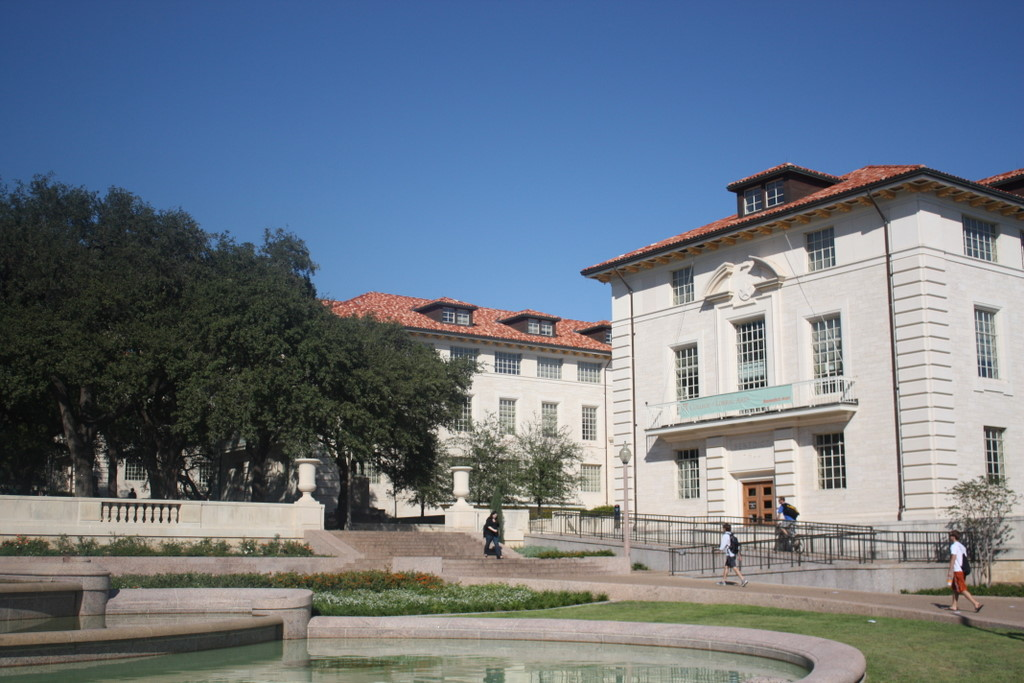
#> input picture right.jpg, 1024 x 683 px
$ python image_stitching.py
#> lines starting #> are read from the running program, lines starting #| are printed output that depends on the picture
import numpy as np
import cv2

right_image = cv2.imread('right.jpg',0)
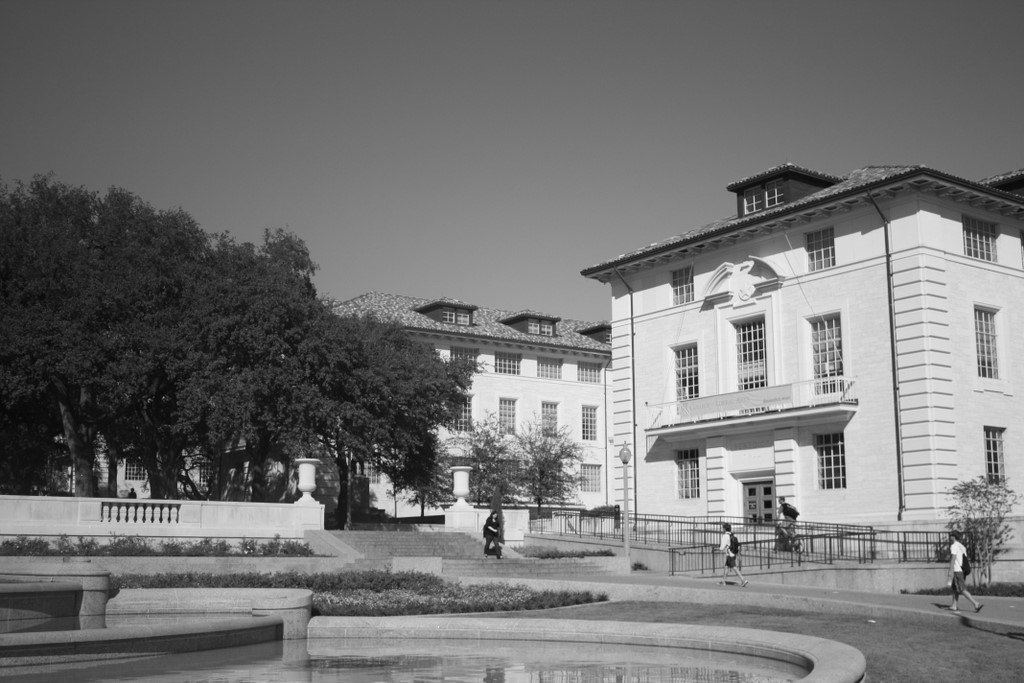
#> right_image: shape (683, 1024); min 3, max 255, mean 117
left_image = cv2.imread('left.jpg',0)
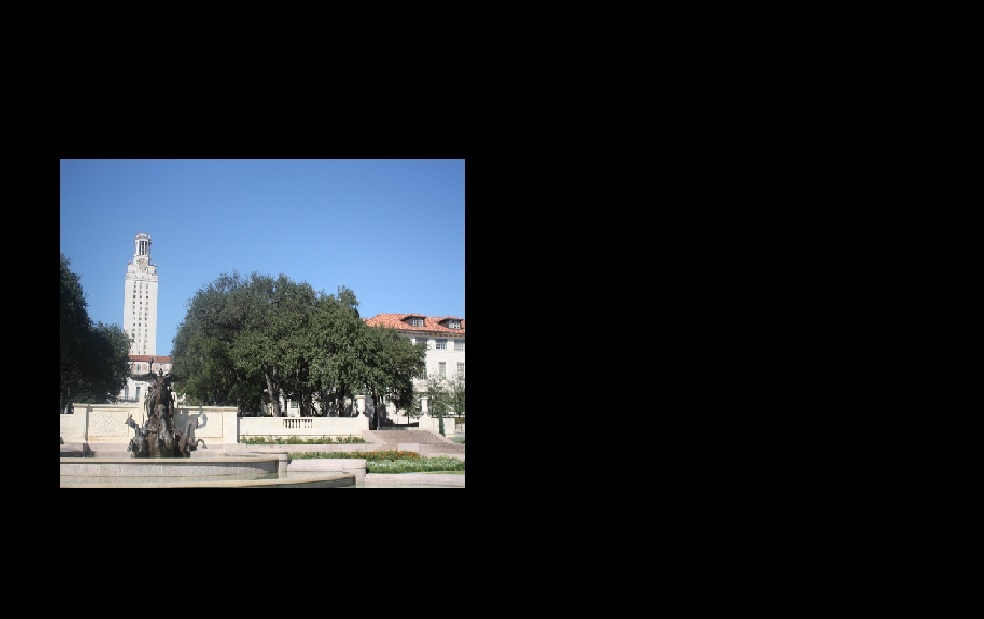
#> input picture left.jpg, 984 x 619 px
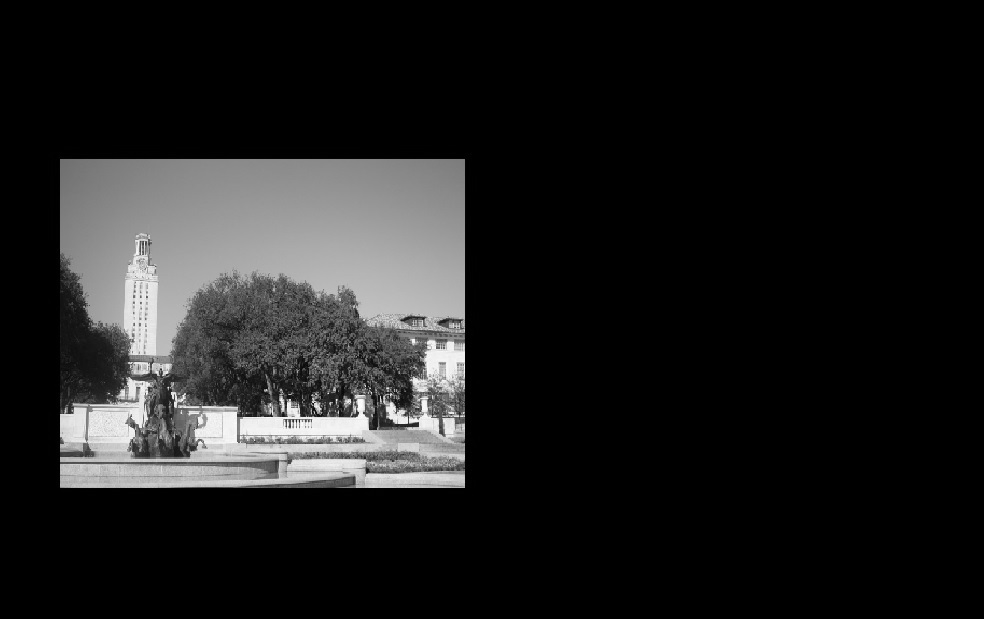
#> left_image: shape (619, 984); min 0, max 255, mean 30

det_akaze = cv2.AKAZE_create()

# using SIFT detect the keypoints and descriptors
key_p1, descriptor1 = det_akaze.detectAndCompute(right_image, None)
#> key_p1 = 2237 keypoints; strongest (x, y, size): (957, 548, 8.1), (439, 520, 8.1), (792, 513, 8.1), (444, 354, 8.1)
key_p2, descriptor2 = det_akaze.detectAndCompute(left_image, None)
#> key_p2 = 816 keypoints; strongest (x, y, size): (457, 479, 11.4), (445, 363, 32.3), (446, 360, 22.8), (379, 421, 16.1)

# use BFMatcher to match descriptor
bf_match = cv2.BFMatcher(cv2.NORM_HAMMING, crossCheck=True)
matches_found = bf_match.match(descriptor1,descriptor2)
#> matches_found = 369 matches

# Based on their distance sort the matches
matches_found = sorted(matches_found, key = lambda x:x.distance)
# print(matches_found)

source_points = np.float32([ key_p1[matches_found[m].queryIdx].pt for m in range(0, 20) ]).reshape(-1,1,2)
#> source_points = 20 rows, first 8: [451.7, 417.5], [279.5, 490.4], [215.1, 487.3], [461.9, 400.7], [475.5, 412.8], [119.1, 200], [290.7, 252.2], [328.2, 287.6]
destination_points = np.float32([ key_p2[matches_found[m].trainIdx].pt for m in range(0, 20) ]).reshape(-1,1,2)
#> destination_points = 20 rows, first 8: [419.8, 373], [348.7, 411.4], [324.2, 412.5], [421.1, 364.3], [429.2, 369.8], [282.3, 280.1], [347.9, 296.9], [366.9, 314.4]
# print(source_points)
# print(destination_points)

homograph_val, mask = cv2.findHomography(source_points, destination_points, cv2.RANSAC)
#> homograph_val = [[0.298, 0.0151, 234.4], [-0.0981, 0.437, 196.1], [-0.000202, -2.79e-05, 1]]; mask = 20 values, max 1 at index 0, min 0 at index 7, mean 0.95

# Use homography
height, width = right_image.shape
#> height = 683; width = 1024
im1Reg_right = cv2.warpPerspective(right_image, homograph_val, (width, height))
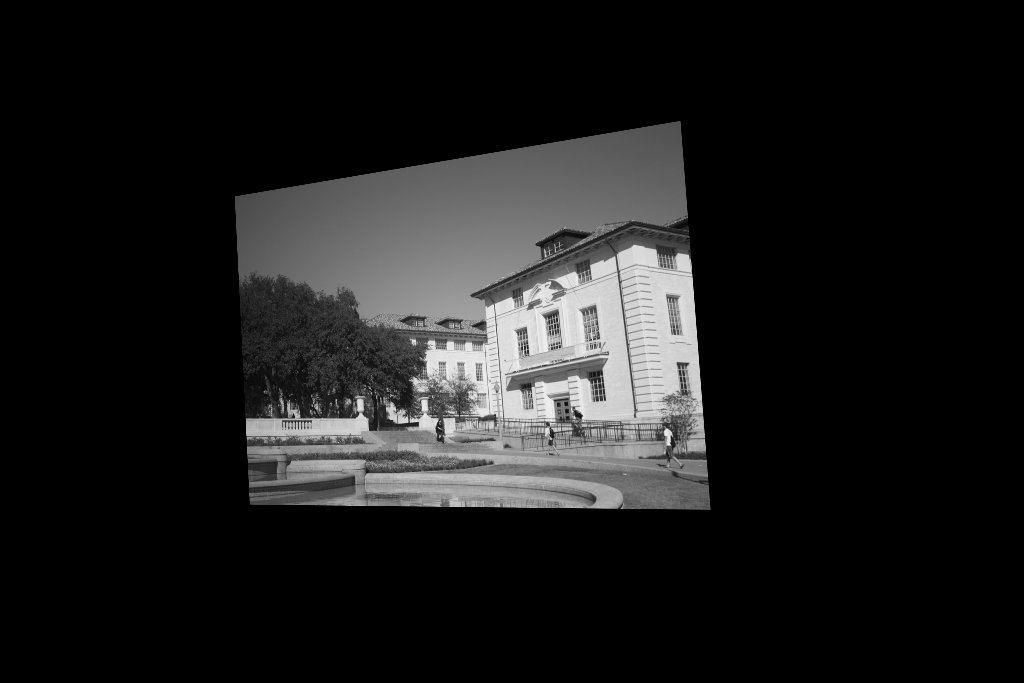
#> im1Reg_right: shape (683, 1024); min 0, max 241, mean 27.7
cv2.imwrite("Output_wraped.jpg", im1Reg_right)
left_resized = cv2.resize(left_image, (right_image.shape[1], right_image.shape[0]))
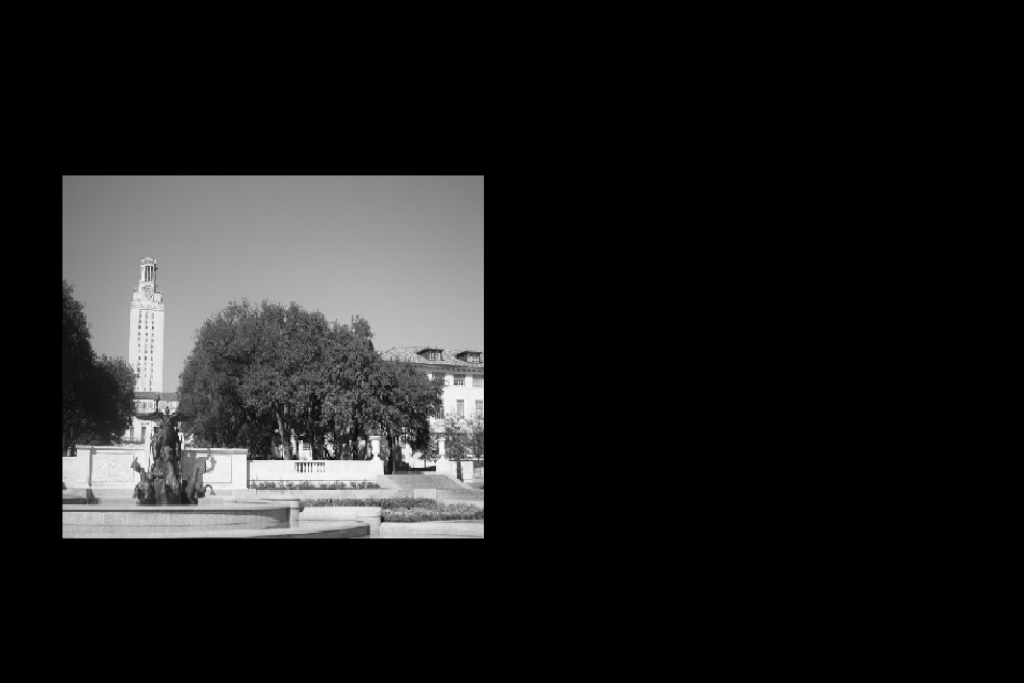
#> left_resized: shape (683, 1024); min 0, max 252, mean 29.9

# 'bitwise OR' operation
# result = cv2.bitwise_or(left_resized, im1Reg_right)

result = cv2.addWeighted(left_resized, 0.8, im1Reg_right, 0.8, 5)
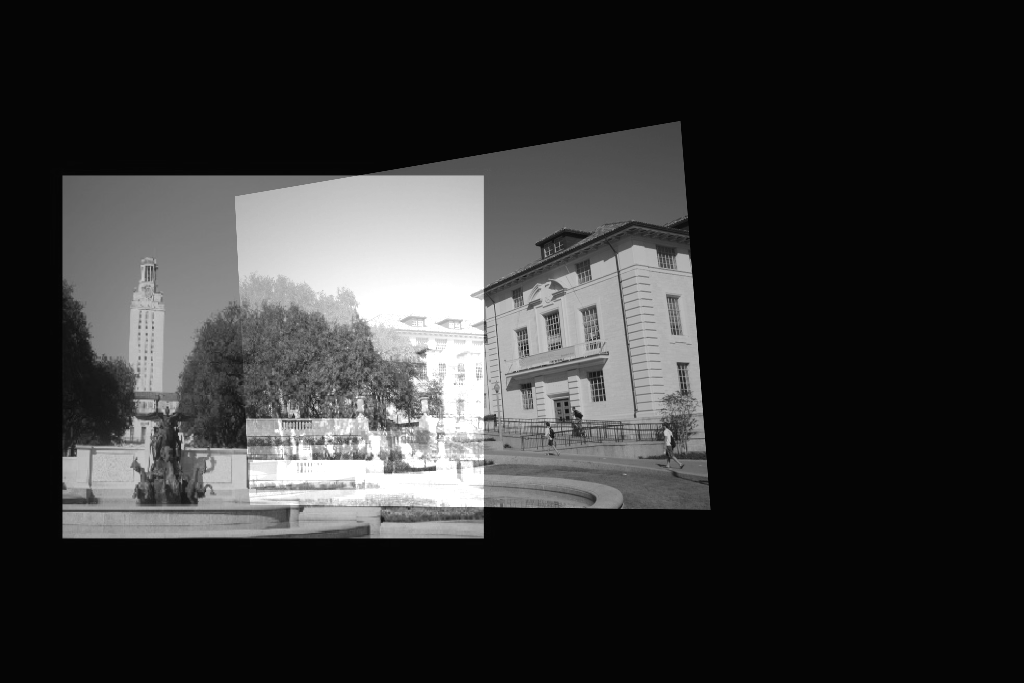
#> result: shape (683, 1024); min 5, max 255, mean 50.6
# To have no anomilies in the merged picture use cv2.addweighted

cv2.imwrite("Output_merged.jpg", result)

cv2.waitKey(0)
cv2.destroyAllWindows()
